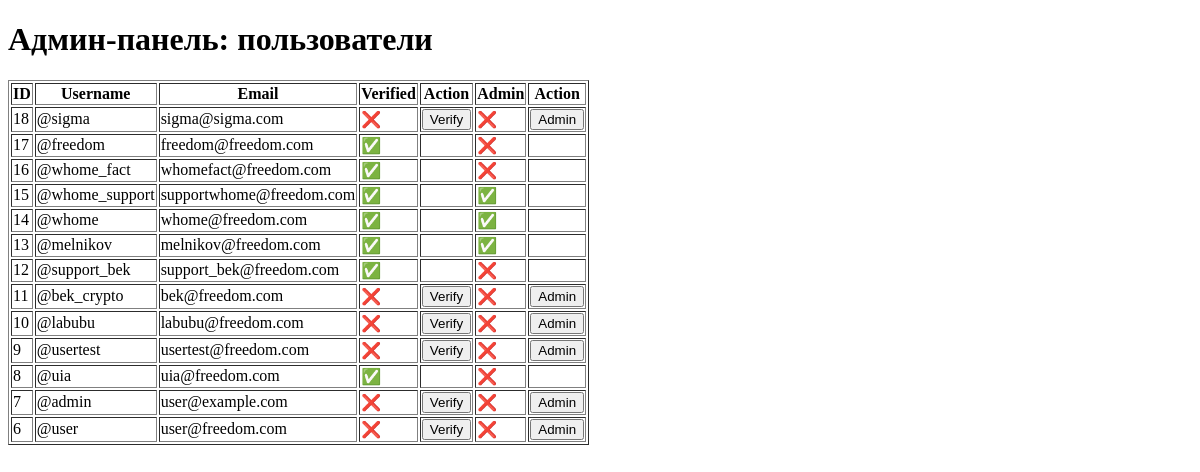
/admin/users (signed in), run on an earlier commit of the app's database.
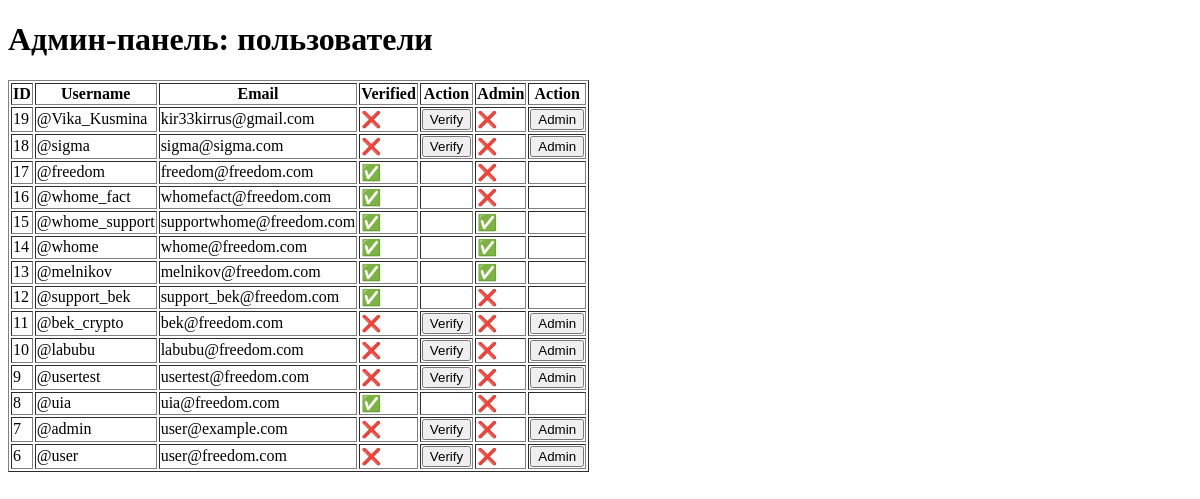
And on a later commit of the database.
### tables this page shows
CREATE TABLE users(
        id INTEGER PRIMARY KEY AUTOINCREMENT,
        email TEXT UNIQUE,
        username TEXT UNIQUE,
        first_name TEXT,
        last_name TEXT,
        avatar TEXT
    , is_admin INTEGER DEFAULT 0, is_verified  INTEGER DEFAULT 0, password_hash TEXT, password TEXT, is_premium BOOLEAN DEFAULT FALSE, is_osnovatel BOOLEAN DEFAULT FALSE, registered_at TIMESTAMP, last_visit TIMESTAMP);

### main.py (the view)
@app.get("/admin/users", response_class=HTMLResponse)
def admin_users(request: Request):
    me = cur_user(request)
    if not me or not me["is_admin"]:
        return PlainTextResponse("Permission denied", status_code=403)
    with db() as c:
        users = c.execute("SELECT * FROM users ORDER BY id DESC").fetchall()
    return templates.TemplateResponse("admin_users.html", {"request": request, "me": me, "users": users})

### templates/admin_users.html (shortened to what this page needs)
<!DOCTYPE html>
<html>
<head>
</head>
<body>
<h1>Админ-панель: пользователи</h1>
<table border="1">
    <tr>
        <th>ID</th>
        <th>Username</th>
        <th>Email</th>
        <th>Verified</th>
        <th>Action</th>
        <th>Admin</th>
        <th>Action</th>
    </tr>
    {% for u in users %}
    <tr>
        <td>{{ u.id }}</td>
        <td>{{ u.username }}</td>
        <td>{{ u.email }}</td>
        <td>{{ "✅" if u.is_verified else "❌" }}</td>
        <td>            {% if not u.is_verified %}
            <form method="post" action="/admin/users/{{ u.id }}/verify">
                <button type="submit">Verify</button>
            </form>
                            {% endif %}
                                    <td>{{ "✅" if u.is_admin else "❌" }}</td>
         <td>  {% if not u.is_verified %}
            <form method="post" action="/admin/make_admin/{{ u.id }}">
                <button type="submit">Admin</button>
                 </form>
                            {% endif %}
    </tr>
    {% endfor %}
</table>
</body>
</html>

What changed in the data, as far as the page shows it:
added users: id "19", username "@Vika_Kusmina", email "kir33kirrus@gmail.com", is_verified "❌", is_admin "❌"
